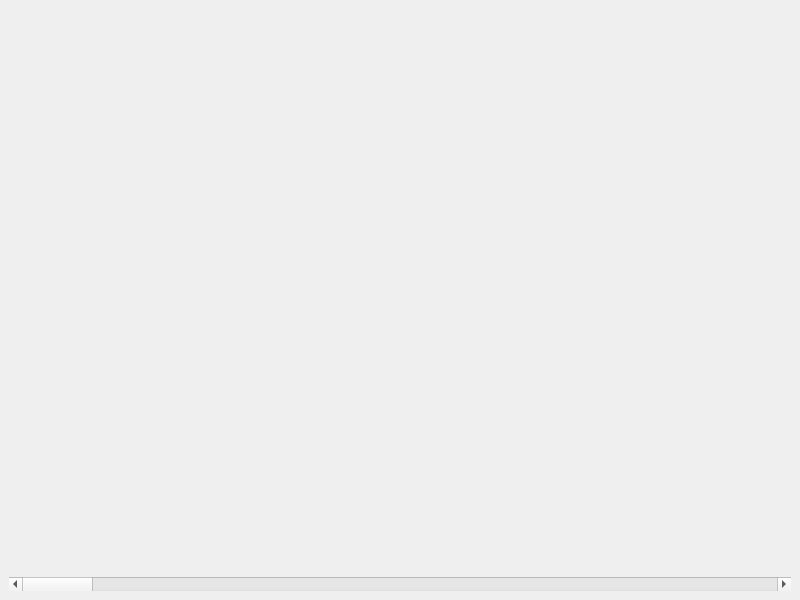
<?xml version="1.0" encoding="UTF-8"?>
<ui version="4.0">
 <class>MainWindow</class>
 <widget class="QMainWindow" name="MainWindow">
  <property name="geometry">
   <rect>
    <x>0</x>
    <y>0</y>
    <width>800</width>
    <height>600</height>
   </rect>
  </property>
  <property name="windowTitle">
   <string>MainWindow</string>
  </property>
  <widget class="QWidget" name="centralwidget">
   <layout class="QVBoxLayout" name="verticalLayout">
    <item>
     <widget class="Canvas" name="canvas" native="true"/>
    </item>
    <item>
     <widget class="QScrollBar" name="horizontalScrollBar">
      <property name="orientation">
       <enum>Qt::Horizontal</enum>
      </property>
     </widget>
    </item>
   </layout>
  </widget>
 </widget>
 <customwidgets>
  <customwidget>
   <class>Canvas</class>
   <extends>QWidget</extends>
   <header>Canvas/Canvas.h</header>
   <container>1</container>
  </customwidget>
 </customwidgets>
 <resources/>
 <connections/>
</ui>
